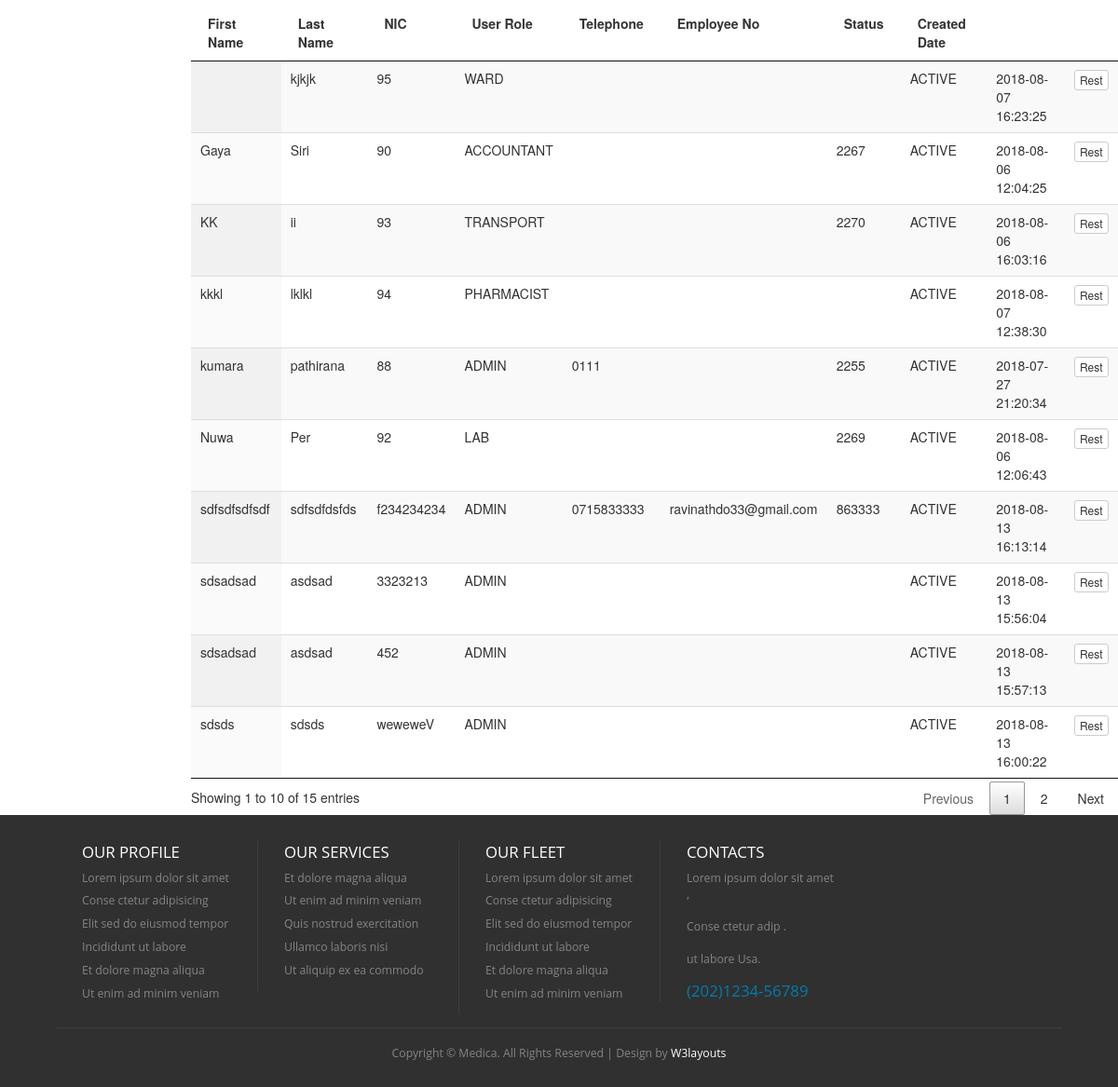
Before: /index.php/admin_controller/loadUserRegistration (lower part) with the older database file.
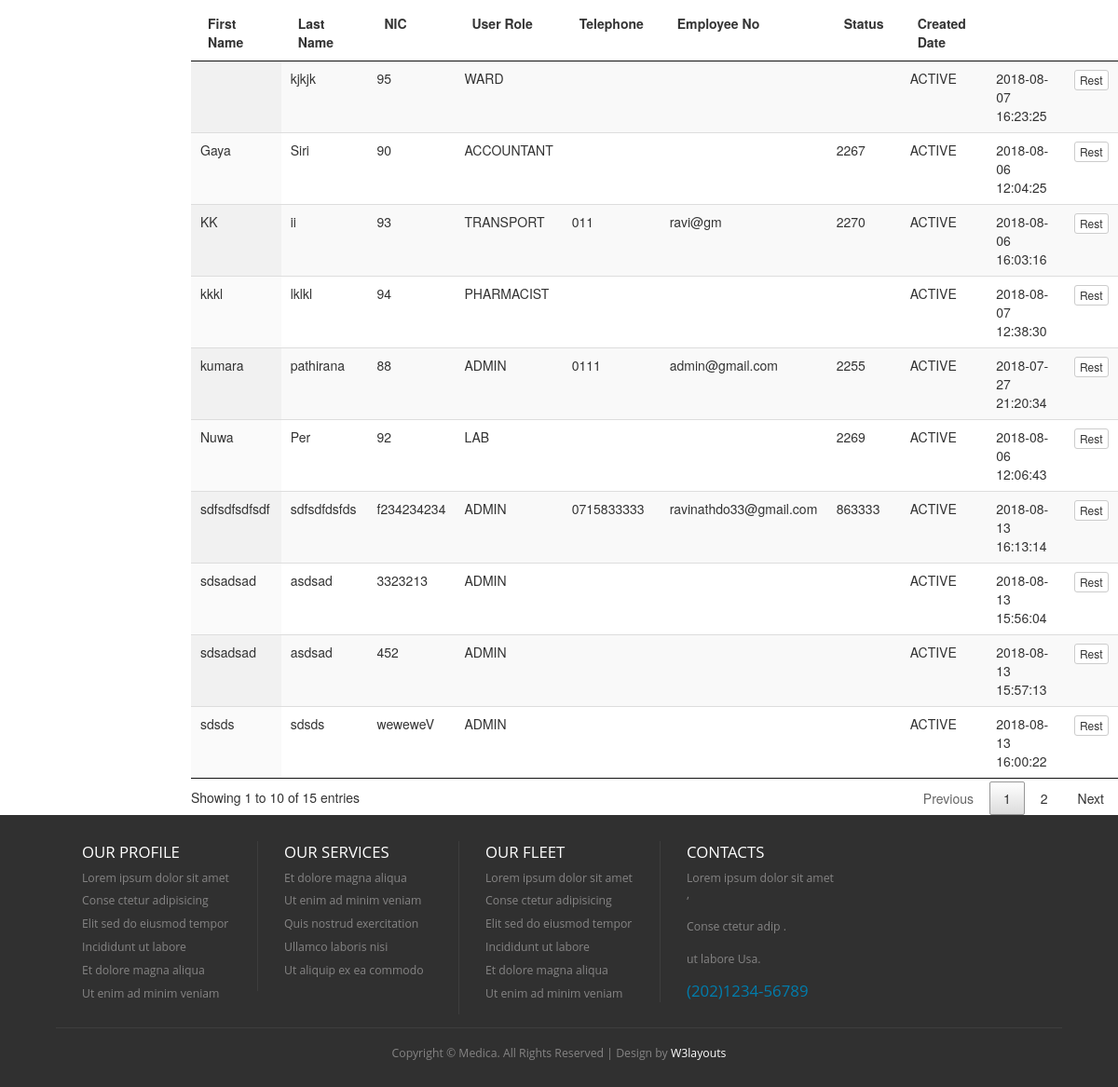
After: the same page with the newer database file.
### tables this page shows
CREATE TABLE `hms_user` (
  `id` int(5) NOT NULL AUTO_INCREMENT,
  `first_name` varchar(100) DEFAULT NULL,
  `last_name` varchar(100) DEFAULT NULL,
  `nic` varchar(12) DEFAULT NULL,
  `pword` text,
  `user_role` varchar(20) DEFAULT NULL,
  `telephone` varchar(20) DEFAULT NULL,
  `email` varchar(100) DEFAULT NULL,
  `empno` varchar(10) DEFAULT NULL,
  `status_code` varchar(20) DEFAULT NULL,
  `created_date` timestamp NOT NULL DEFAULT CURRENT_TIMESTAMP,
  `created_user` int(5) DEFAULT NULL,
  PRIMARY KEY (`id`),
  UNIQUE KEY `NewIndex1` (`nic`)
);

### application/controllers/Admin_Controller.php (called while the page is built, shortened)
<?php
class Admin_Controller extends CI_Controller {
    public function loadUserRegistration() {
        $this->load->model(array('User'));
        $user = new User();
        $data['msg'] = '';
        $data['userList'] = $user->get();
        $this->load->view('admin/admin-user-registration', $data);
    }
}

### index.php (called while the page is built, shortened)
<?php
require_once BASEPATH.'core/CodeIgniter.php';

### application/core/my_model.php (called while the page is built, shortened)
<?php
class MY_Model extends CI_Model{
    public function get($limit=0,$offset = 0) {
        if($limit){
            $query = $this->db->get($this::DB_TABLE,$limit,$offset);
        }else{
            $query = $this->db->get($this::DB_TABLE);
        }
        $ret_val = array();
        foreach ($query->result() as $row) {
            $model = new $class;
            $model->populate($row);
            $ret_val[$row->{$this::DB_TABLE_PK}] = $model;
        }
        return $ret_val;
    }
}

### application/views/admin/admin-user-registration.php (the view, shortened to what the changed rows need)
<!DOCTYPE HTML>
<html>
    <head>
        <link href="<?php echo base_url('css/style.css'); ?>" rel="stylesheet" type="text/css"  media="all" />
        <link href="<?php echo base_url('css/bootstrap.css'); ?>" rel="stylesheet" type="text/css"/>
        <link rel="stylesheet" href="<?php echo base_url('css/responsiveslides.css') ?>">
    </head>
    <body>
        <div class="content">
            <div class="row">
                <div class="col-md-10">
                    <table id="example" class="display" cellspacing="0" width="100%">
                        <thead>
                            <tr>
                                <th>First Name</th>
                                <th>Last Name</th>
                                <th>NIC</th>
                                <th>User Role</th>
                                <th>Telephone</th>
                                <th>Employee No</th>
                                <th>Status</th>
                                <th>Created Date</th>
                                <th></th>
                                <th></th>
                            </tr>
                        </thead>
                        <tbody>
                            <?php
                            foreach ($userList as $value) {
                                ?>
                                <tr>
                                    <td><?= $value->first_name ?></td>
                                    <td><?= $value->last_name ?></td>
                                    <td><?= $value->nic ?></td>
                                    <td><?= $value->user_role?></td>
                                    <td><?= $value->telephone?></td>
                                    <td><?= $value->email?></td>
                                    <td><?= $value->empno ?></td>
                                    <td><?= $value->status_code ?></td>
                                    <td><?= $value->created_date ?></td>
                                    <td>
                                        <a href="<?= base_url('Admin_Controller/loadUpdateUserProfile/'.$value->id)   ?>" class="btn btn-default btn-xs" >Rest</a>
                                    </td>
                                    <?php
                                }
                                ?>
                            </tr>
                        </tbody>
                    </table>
                    <link href="<?= base_url('css/jquery.dataTables.min.css') ?>" rel="stylesheet" type="text/css"/>
                </div>
            </div>
        </div>
    </body>
</html>

Changed rows visible on the page:
changed hms_user "kumara": email (not shown) → "admin@gmail.com"
changed hms_user "KK": telephone (not shown) → "011"; email (not shown) → "ravi@gm"
